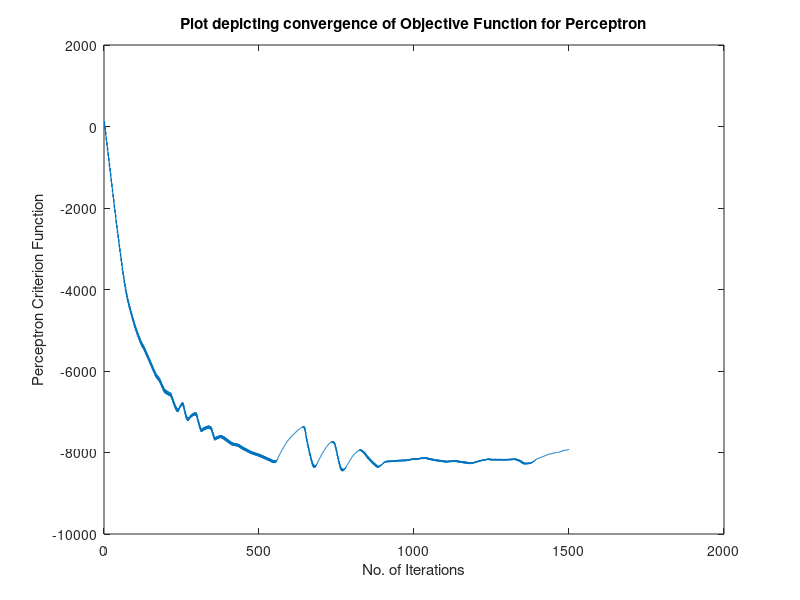

Reproduce this figure in MATLAB.
%Single Layer Perceptron
%1. By using the features contained in Pattern1.mat and Pattern2.mat, design a
%“batch-mode” perceptron classifier for the classes !1 and !2. How many iterations
%are required for convergence. Evaluate the performance on the test data Test1.mat
%and Test2.mat and report the accuracy.
%2. Now consider building a perceptron for the classes !1 and !3. How many iterations
%are required for convergence in this case. Comment on the result. Evaluate the
%performance of this classifier on Test1.mat and Test3.mat.




clc
clear all
load('Pattern1.mat');
load('Pattern2.mat');
for i=1:200
    feature1{i}=[ 1 train_pattern_1{i}]';
    feature1{i+200}=-1*[1 (train_pattern_2{i})]'; % Normalization
end
%initialize a
a=(1/2)*ones(121,1);
for p=1:1500
    count=1;
    temp=zeros(121,1);
    sum(p)=0;
    for i=1:400
        sum(p)=sum(p)+a'*feature1{i};
    end
    for i=1:400
        if a'*feature1{i} < 0
            temp = temp+feature1{i};
            count=count+1;
        end
    end
    a=a+0.01*temp;
    
end
plot(-sum);
hold on , title('Plot depicting convergence of Objective Function for Perceptron')
xlabel('No. of Iterations')
ylabel('Perceptron Criterion Function')
load('Test1.mat');
load('Test2.mat');
for i=1:100
    feature2{i}=[ 1 test_pattern_1{i}]';
    feature2{i+100}=-1*[1 (test_pattern_2{i})]';
end
accuracy1=0;
for i=1:100
    if a'*feature2{i}>= 0
        accuracy1=accuracy1+1;
    end
end
disp('Accuracy for class-1 for classification b/w class 1 and 2 is :')
accuracy1
accuracy2=0;
for i=1:100
    if a'*feature2{i+100}>=0
        accuracy2=accuracy2+1;
    end
end
disp('Accuracy for class-2 for classification b/w class 1 and 2 is :')
accuracy2
